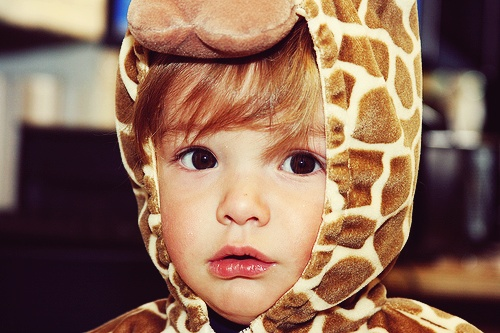
#> input picture 01.Interface/01_python/chapter16-2/python.png, 500 x 333 px
$ python test5.py
#> lines starting #> are read from the running program, lines starting #| are printed output that depends on the picture
#> further down, im is the input picture: PIL image 500x333 RGB; mean R, G, B 140.4, 106.1, 86.6
#  center_crop
# 이미지 왜곡 없이 정사각형을 만드려면 잘라야한다.
# 가로 세로 중 짧은 쪽을 기준으로 가운데를 자른다.

from PIL import Image

def center_crop(im):
    crop_size = min(im.size)
#> crop_size = 333

    left = (im.size[0] - crop_size)//2  # 몫을 구한다.
#> left = 83
    top = (im.size[1] - crop_size)//2
#> top = 0
    right = (im.size[0] + crop_size) // 2
#> right = 416
    bottom = (im.size[1] + crop_size) // 2
#> bottom = 333

    return im.crop((left, top, right, bottom))  # 튜플을 매개변수로
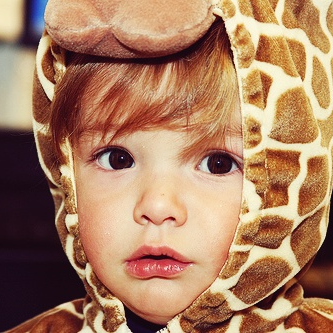
#> returned value: PIL image 333x333 RGB; mean R, G, B 168.9, 126.1, 97.2

im = Image.open('python.png')
cropImage = center_crop(im)
cropImage.save('python-crop(2).jpg')
cropImage.show()

# 정보 손실이 발생할 수 있다.
# 가로 세로 중 긴쪽을 기준으로 정사각형을 만들면 정보 손실이 없다. (채우는 부분은 디폴트 값)
# How -> 정사각형을 만들고 가운데에 이미지를 덮어써준다.
